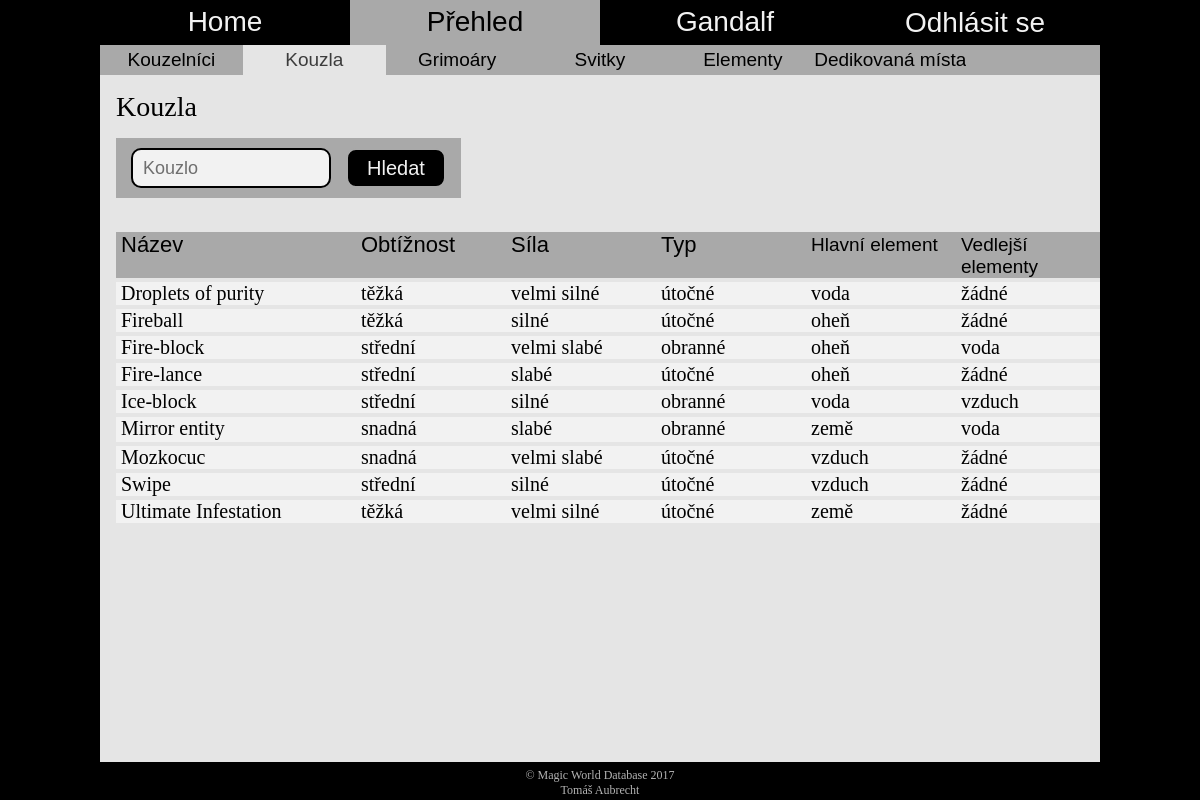
Screenshot of /overview_spells.php (signed in) with the database file from the repository.
### tables this page shows
CREATE TABLE IF NOT EXISTS `Kouzlo` (
  `nazev_kouz` varchar(100) NOT NULL,
  `typ` varchar(100) NOT NULL,
  `obtiznost` varchar(10) NOT NULL,
  `sila` varchar(100) NOT NULL,
  `druh` varchar(32) NOT NULL,
  PRIMARY KEY (`nazev_kouz`),
  KEY `druh` (`druh`)
);

### overview_spells.php (the view, shortened to what this page needs)
<?
	include("header.php");
?>
<header>
	<nav class="main-menu">
		<a href="home.php">Home</a>
		<a href="#" class="selected">Přehled</a>
		<a href="profile_overview"><? echo $_SESSION['login']?></a>
		<form method="get">
			<input type="submit" name="logout" value="Odhlásit se">
		</form>
	</nav>
	<nav class="sub-menu">
		<a href="overview_wizards.php">Kouzelníci</a>
		<a href="overview_spells.php" class="selected">Kouzla</a>
		<a href="overview_spellbooks.php">Grimoáry</a>
		<a href="overview_scrolls.php">Svitky</a>
		<a href="overview_elements.php">Elementy</a>
		<a href="overview_ded_places.php">Dedikovaná místa</a>
	</nav>
</header>
<div class="content">
	<h1>Kouzla</h1>
	<div class="search">
		<form method="get">
			<input type="text" placeholder="Kouzlo" name="spell" value="<? if(isset($_GET['search'])) echo $_GET['spell'] ?>">
			<input type="submit" name="search" value="Hledat" class="button">
		</form>
	</div>
	<div class="table"  style="min-width:1070px">
		<?php
			include("connect_to_db.php");
			$form = '<div class="table_head">
						<span style="width:240px">Název</span>
						<span>Obtížnost</span>
						<span>Síla</span>
						<span>Typ</span>
						<span style="font-size: 19px; padding-top: 2px">Hlavní element</span>
						<span style="font-size: 19px; padding-top: 2px">Vedlejší elementy</span>
					</div>';
			$sqlQuery = 'SELECT * FROM Kouzlo';
			$result = mysql_query($sqlQuery, $db);
			$found_any = FALSE;
			while ($row = mysql_fetch_array($result))
			{
				if (isset($_GET['search']))
				{
					if ($_GET['spell'] == $row['nazev_kouz'] or $_GET['spell'] == $row['obtiznost'] or $_GET['spell'] == $row['sila'] or $_GET['spell'] == $row['typ'] or $_GET['spell'] == $row['druh'] or $_GET['spell'] == "")
					{
						$found_any = TRUE;
						$form .= '<br><div class="table_content">
										<span style="width:240px">' .$row['nazev_kouz']. '</span>
										<span>' .$row['obtiznost']. '</span>
										<span>' .$row['sila']. '</span>
										<span>' .$row['typ']. '</span>
										<a href="overview_elements.php?element='.$row['druh'].'&search=Hledat"><span>' .$row['druh']. '</span></a>
										<span id="column_sec_element">';
										if ($row['typ'] == "útočné")
											$form .= 'žádné';
										else
										{
											$sqlQuery = 'SELECT druh FROM Ma_ved_elem WHERE nazev_kouz=\''.$row['nazev_kouz'].'\'';
											$result2 = mysql_query($sqlQuery, $db);
											if (mysql_num_rows($result2) == 0)
												$form .= 'žádné';
											else
											{
												while ($row2 = mysql_fetch_array($result2))
												{
													$form .= '<a href="overview_elements.php?element='.$row2['druh'].'&search=Hledat">'.$row2['druh'].'</a><br>';
												}
											}
										}
						$form .= '</span></div>';
						if ($_SESSION['login'] == "admin")
						{
							$form .= '	<a href="overview_edit.php?table=Kouzlo" class="edit_pic" onclick="set_cookie(\'id\', \''. $row['nazev_kouz'] .'\')">
											<img src="https://www.stud.fit.vutbr.cz/~xaubre02/pic/edit.png" Title="Upravit">
										</a>
										<a href="overview_delete.php?ozn=kouzlo&table=Kouzlo" class="edit_pic" onclick="set_cookie(\'id\', \''. $row['nazev_kouz'] .'\')">
											<img src="https://www.stud.fit.vutbr.cz/~xaubre02/pic/delete.png" Title="Odstranit">
										</a>';
							setcookie("last_page", basename($_SERVER['PHP_SELF']));
						}
					}
				}
				else
				{
					$found_any = TRUE;
					$form .= '<br><div class="table_content">
									<span style="width:240px">' .$row['nazev_kouz']. '</span>
									<span>' .$row['obtiznost']. '</span>
									<span>' .$row['sila']. '</span>
									<span>' .$row['typ']. '</span>
									<a href="overview_elements.php?element='.$row['druh'].'&search=Hledat"><span>' .$row['druh']. '</span></a>
									<span id="column_sec_element">';
									if ($row['typ'] == "útočné")
										$form .= 'žádné';
									else
									{
										$sqlQuery = 'SELECT druh FROM Ma_ved_elem WHERE nazev_kouz=\''.$row['nazev_kouz'].'\'';
										$result2 = mysql_query($sqlQuery, $db);
										if (mysql_num_rows($result2) == 0)
											$form .= 'žádné';
										else
										{
											while ($row2 = mysql_fetch_array($result2))
											{
												$form .= '<a href="overview_elements.php?element='.$row2['druh'].'&search=Hledat">'.$row2['druh'].'</a><br>';
											}
										}
									}
					$form .= '</span></div>';
				}
			}
			if ($found_any)
				echo $form;
			else
				echo '<div class="table_head"><span class="table_msg">Nebyly nalezeny žádné výsledky</span></div>';
		?>
	</div>
</div>
<? include("footer.php"); ?>

### css/style.css (style rules this page uses)
html { padding: 0; margin: 0; min-height: 100%; box-sizing: border-box; overflow: auto; }
*, *:before, *:after { box-sizing: inherit; overflow: hidden; padding: 0; margin: 0; }
a { text-decoration: none; }
body { padding: 0; margin: 0; background: #000 url("https://www.stud.fit.vutbr.cz/~xaubre02/pic/magic_forest.png") no-repeat fixed center !important; background-size: cover !important; max-width: 65vw !important; min-width: 1000px; min-height: 480px; width: 100% !important; height: 100%; overflow: auto; margin: auto !important; }
.button { float: left; width: 47.5%; height: 55px; font-size: 23px; font-family: Impact, Charcoal, sans-serif; color: white; background-color: black; border: 2px #b3b3b3 solid; border-radius: 16px; transition: color .4s, border-color .4s, background-color .4s; outline: none; }
header { width: 100%; height: 75px; opacity: 0.95; }
.main-menu { width: 100%; height: 60%; font-size: 28px; font-family: Impact, Charcoal, sans-serif; background-color: black; }
.main-menu a, .main-menu form { float: left; color: white; width: 25%; height: 100%; text-align: center; transition: color .4s, background-color .4s; }
.main-menu a { padding-top: 6px; }
.main-menu input { width: 100%; height: 100%; font-size: 28px; font-family: Impact, Charcoal, sans-serif; background-color: black; border: none; outline: none; color: white; transition: color .4s, background-color .4s; }
.main-menu .selected, .main-menu .selected:hover { background-color: #b3b3b3; color: black; }
.sub-menu { width: 100%; height: 40%; font-size: 19px; font-family: Impact, Charcoal, sans-serif; background-color: #b3b3b3; }
.sub-menu a { float: left; min-width: 14.2857%; height: 100%; color: black; text-align: center; padding-top: 4px; transition: color .4s, background-color .4s; }
.sub-menu a:hover, .sub-menu .selected { background-color: #f2f2f2; color: #404040; }
.content { overflow: auto; width: 100%; min-height: calc(100vh - 113px); background-color: #f2f2f2; opacity: 0.95; padding: 16px; margin-bottom: 38px; }
.content h1 { font-family: Impact; font-size: 28px; font-weight: 100; margin-bottom: 15px; }
.content a { color: black; font-weight: bold; }
.content form { margin: 64px auto; width: 50%; }
.content form .button { float: left; width: 142px; margin-top: 30px; margin-left: calc(50% - 71px); color: white; text-align: center; font-weight: normal; }
.search { display: inline-block; background-color: #b3b3b3; padding: 10px 15px; }
.search form { margin: 0; padding: 0; width: 100%; height: 100%; }
.search input { float: left; border-radius: 10px !important; }
.search form input:first-child { width: 200px; height: 40px; font-size: 18px; padding: 0 10px; border: 2px black solid; border-radius: 12px; margin-right: 15px; outline: none; font-family: Impact, Charcoal, sans-serif; }
.search form .button { margin: 0; padding: 0; height: 40px; width: 100px; font-size: 20px; }
.table { text-align: left; margin: auto; margin-top: 30px; width: 90%; min-width: 1090px; }
.table_head { display: inline-block; margin: auto; font-size: 22px; font-family: Impact, Charcoal, sans-serif; background-color: #b3b3b3; }
.table span { float: left; padding-left: 5px; width: 150px; transition: height .3s; }
.table_content { margin: auto; max-height: 25px; display: inline-block; background-color: white; transition: color .4s, background-color .4s, max-height .4s; }
.table_content span { font-size: 20px; max-height: inherit; overflow: auto; }
.table_content a , .table_content a span { font-weight: normal; color: black; transition: color .4s; }

### rows the page displays
kouzlo: nazev_kouz "Droplets of purity", obtiznost "těžká", sila "velmi silné", typ "útočné", druh "voda", typ "žádné"
kouzlo: nazev_kouz "Fireball", obtiznost "těžká", sila "silné", typ "útočné", druh "oheň", typ "žádné"
kouzlo: nazev_kouz "Fire-block", obtiznost "střední", sila "velmi slabé", typ "obranné", druh "oheň", druh "voda"
kouzlo: nazev_kouz "Fire-lance", obtiznost "střední", sila "slabé", typ "útočné", druh "oheň", typ "žádné"
kouzlo: nazev_kouz "Ice-block", obtiznost "střední", sila "silné", typ "obranné", druh "voda", druh "vzduch"
kouzlo: nazev_kouz "Mirror entity", obtiznost "snadná", sila "slabé", typ "obranné", druh "země", druh "voda"
kouzlo: nazev_kouz "Mozkocuc", obtiznost "snadná", sila "velmi slabé", typ "útočné", druh "vzduch", typ "žádné"
kouzlo: nazev_kouz "Swipe", obtiznost "střední", sila "silné", typ "útočné", druh "vzduch", typ "žádné"
kouzlo: nazev_kouz "Ultimate Infestation", obtiznost "těžká", sila "velmi silné", typ "útočné", druh "země", typ "žádné"

### other values shown
$_SESSION['login'] "Gandalf"
